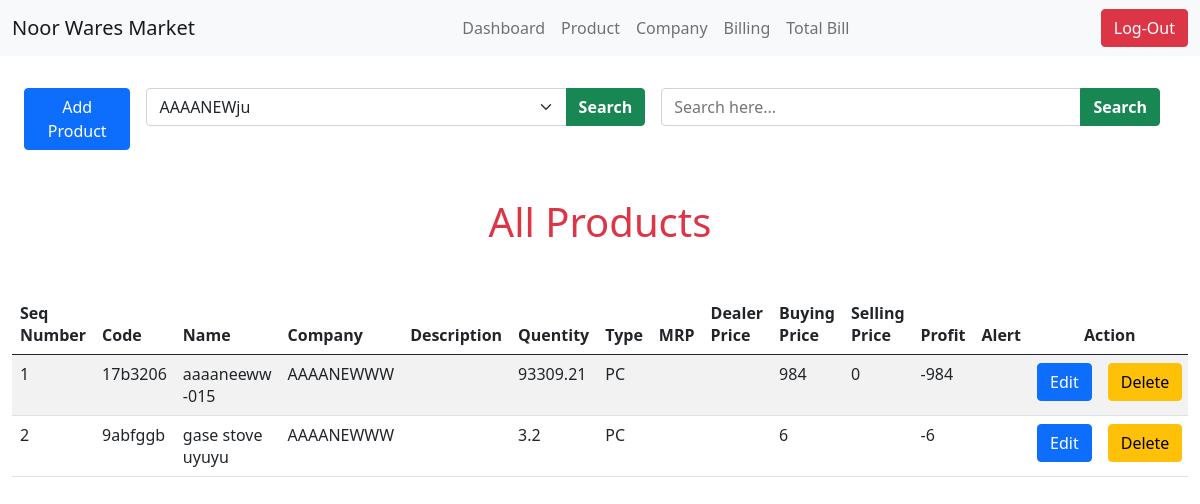
The app's page /searchbycompany.php?companygiven=AAAANEWWW (signed in) with its own data.
### tables this page shows
CREATE TABLE `product` (
  `product_code` varchar(255) NOT NULL,
  `product_name` varchar(255) NOT NULL,
  `company` varchar(255) NOT NULL,
  `description` varchar(255) NOT NULL,
  `type` varchar(255) NOT NULL,
  `qty` varchar(255) NOT NULL,
  `mrp` varchar(255) NOT NULL,
  `dealer_price` varchar(255) NOT NULL,
  `buying_price` varchar(255) NOT NULL,
  `selling_price` varchar(255) NOT NULL,
  `net_profit` varchar(255) NOT NULL,
  `low_alert` varchar(255) NOT NULL
);

### searchbycompany.php (the view, shortened to what this page needs)
<?php
    if(isset($_SESSION['User'])){
?>
<?php
    require_once('connection.php');
    $data = $_GET['companygiven'];
    $data2 = $_GET['namegiven1'];
    var_dump($data2);
    var_dump($data);
    $sql = "SELECT * FROM `product` WHERE `company` = '$data' OR `product_name` = '$data2';";
    $result = mysqli_query($conn, $sql) or die("cannot execute query in company");
    $dd = mysqli_num_rows($result);
?>
<!DOCTYPE html>
<html lang="en">
<head>
    <link href="https://cdn.jsdelivr.net/npm/bootstrap@5.0.2/dist/css/bootstrap.min.css" rel="stylesheet">
    <link rel="stylesheet" href="style.css">
</head>
<body onload="randomcode()">
    <nav class="navbar fixed-top navbar-expand-lg navbar-light bg-light">
        <div class="container-fluid">
          <a class="navbar-brand" dashboard.php>Noor Wares Market</a>
          <div class="collapse navbar-collapse" id="navbarSupportedContent">
            <ul class="navbar-nav mx-auto mb-2 mb-lg-0">
              <li class="nav-item">
                <a class="nav-link" href="dashboard.php">Dashboard</a>
              </li>
              <li class="nav-item">
                <a class="nav-link" href="product.php">Product</a>
              </li>
              <li class="nav-item">
                <a class="nav-link" href="displayajex.php">Company</a>
              </li>
              <li class="nav-item">
                <a class="nav-link" href="billing2.php">Billing</a>
              </li>
              <li class="nav-item">
                <a class="nav-link" onclick="movetodatebysearch()">Total Bill</a>
              </li>
            </ul>
          </div>
 <a class="btn btn-danger" href="logout.php?logout">Log-Out</a>
      </div>
    </nav>
    <section class="add_delete_search mt-5 container-fluid">
        <div class="btngrp d-flex container-fluid">
            <button type="button" class="btn btn-primary mt-3 me-3" data-bs-toggle="modal" data-bs-target="#exampleModal">
            Add Product
            </button>
            <div class="input-group mt-3 w-50 me-3">
                <form class="w-100"  method="get" action="searchbycompany.php">
                   <div class="input-group">
                   <select id="inputState" class="form-select" name="companygiven">
                        <?php
                            $sql1 = "SELECT DISTINCT Company_name FROM `company`;";
                            $result1 = mysqli_query($conn, $sql1) or die("cannot execute sql1");
                            $dd1 = mysqli_num_rows($result1);
                            if($dd1>0){
                                while( $row1 = mysqli_fetch_assoc($result1)){
                        ?>
                            <option><?php echo $row1['Company_name'];?></option>
                        <?php
                            }
                        }
                        ?>
                        </select>
                        <button type="submit" class="btn btn-success text-white fw-bold">Search</button>
                   </div>
                </form>
            </div>
            <div class="input-group mt-3 w-50 me-3">
                <form class="w-100"  method="get" action="searchbycompany.php">
                   <div class="input-group">
                   <input type="text"class="form-select" List="namegiven1" size="50px" placeholder="Search here..." name="namegiven1">
                        <button type="submit" class="btn btn-success text-white fw-bold">Search</button>
                   </div>
                </form>
            </div>
        </div>
        <div class="tablediv mt-5 table-responsive">
            <h1 class="text-danger text-center mb-5">All Products</h1>
                <table class="table  table-striped table-hover">
                    <thead >
                        <tr>
                            <th scope="col">Seq Number</th>
                            <th scope="col">Code</th>
                            <th scope="col">Name</th>
                            <th scope="col">Company</th>
                            <th scope="col">Description</th>
                            <th scope="col">Quentity</th>
                            <th scope="col">Type</th>
                            <th scope="col">MRP</th>
                            <th scope="col">Dealer Price</th>
                            <th scope="col">Buying Price</th>
                            <th scope="col">Selling Price</th>
                            <th scope="col">Profit</th>
                            <th scope="col">Alert</th>
                            <th scope="col" colspan="2" class="text-center">Action</th>
                        </tr>
                    </thead>
                    <tbody>
                        <?php
                            if($dd>0){
                                $i = 1;
                                while($row = mysqli_fetch_assoc($result)){
                                    $qty = $row['qty'];
                                    $alt = $row['low_alert'];
                        ?>
                                 <tr
                                <?php
                                    if($qty <= $alt){
                                        echo 'class="bg-danger fw-bold "';
                                    }
                                ?>
                                >
                                    <td><?php echo $i; ?></td>
                                    <td><?php echo $row['product_code']; ?></td>
                                    <td><?php echo $row['product_name']; ?></td>
                                    <td><?php echo $row['company']; ?></td>
                                    <td><?php echo $row['description']; ?></td>
                                    <td><?php echo $row['qty']; ?></td>
                                    <td><?php echo $row['type']; ?></td>
                                    <td><?php echo $row['mrp']; ?></td>
                                    <td><?php echo $row['dealer_price']; ?></td>
                                    <td><?php echo $row['buying_price']; ?></td>
                                    <td><?php echo $row['selling_price']; ?></td>
                                    <td><?php echo $row['net_profit']; ?></td>
                                    <td><?php echo $row['low_alert']; ?></td>
                                    <td> <a href= "edit.php?pname=<?php echo $row['product_name']; ?>&qty=<?php echo $row['qty'];?>&
                                    company=<?php echo $row['company'];?>&dprice=<?php echo $row['dealer_price'];?>
                                    &bprice=<?php echo $row['buying_price'];?>&sprice=<?php echo $row['selling_price'];?>
                                    &low_alert=<?php echo $row['low_alert'];?>&des=<?php echo $row['description'];?>
                                    &bprice=<?php echo $row['buying_price'];?>&PCODE=<?php echo $row['product_code'];?>&mrp=<?php echo $row['mrp'];?>&profit=<?php echo $row['net_profit'];?>&type=<?php echo $row['type']; ?>
                                    "
                                        class= "btn btn-primary">Edit</a> </td>
                                    <td> <a href= "dlt.php?delete=<?php echo $row['product_name']; ?>&PCODE=<?php echo $row['product_code'];?>
                                    &qty=<?php echo $row['qty'];?>&
                                    company=<?php echo $row['company'];?>&bprice=<?php echo $row['buying_price'];?>
                                    "
                                        class= "btn btn-warning"  >Delete</a> </td>
                                </tr>
                        <?php
                             $i = $i+1;
                                }
                            }
                        ?>
                    </tbody>
                </table>
            </div>
    </section>
</body>
</html>
<?php
    }
    else{
        header("location:index.php");
    }
?>

### style.css (style rules this page uses)
.add_delete_search .tablediv table { width: 100%; overflow-x: scroll; }

### records on screen
product: product_code "17b3206", product_name "aaaaneeww -015", company "AAAANEWWW", qty "93309.21", type "PC", buying_price "984", selling_price "0", net_profit "-984"
product: product_code "9abfggb", product_name "gase stove uyuyu", company "AAAANEWWW", qty "3.2", type "PC", buying_price "6", net_profit "-6"

### other values on screen
form field companygiven "AAAANEWju"
